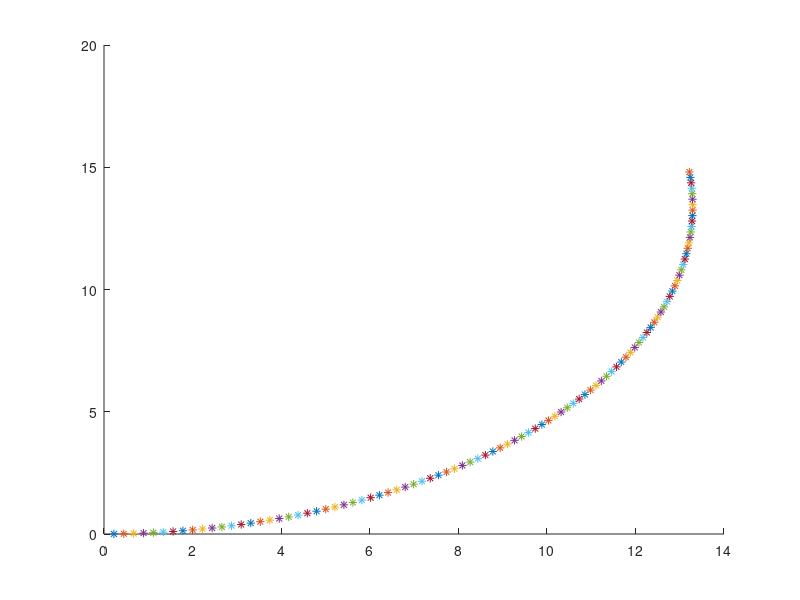

The MATLAB script that drew this image:

timeStamp = 10;
dt = 1 / timeStamp;
u_s = 2.235; % m/s -> 5mph
u_phi = 0.424;% rad/s, with min turning radius 13.4
L = 6.05;

x = 0;
y = 0;
theta = 0;

hold on;
for i = 1 : 10 * timeStamp 
  theta = theta + u_s / L * tan(u_phi) * dt;
  x = x + u_s * cos(theta) * dt;
  y = y + u_s * sin(theta) * dt;
  plot(x, y, '*');
end

drawnow;
